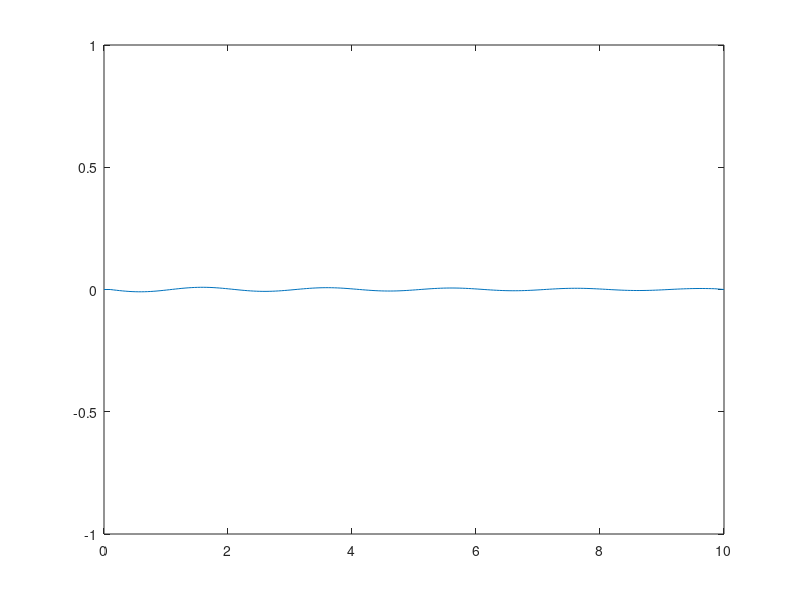

This figure's MATLAB source:
%% Some initial stuff
clear, clc, close all
%% Constants
L = 10;   % Domain length
dx = 0.05; % grid granularity
nx = fix(L/dx); % number of points
x = linspace(0, L, nx);

T = 30; % total time

CFL = 1;
c = 1;
dt = CFL*dx/c;

K = 0.1; % dampening constant
%% Domain
h = zeros(nx, 1); % represents field
h_prev = h;
h_next = h;

%% Initial condition
% h(1:3) = [0.1 0.2 0.1];
%% Actual simulation
t=0;
while(t < T)
    % Boundary condition (Reflecting boundary condition)
    h([1 nx])=0;
    
%     % Absorbing boundary condition
%     h_next(1)=h(2) + (CFL-1)/(CFL+1)*(h_next(2)-h(1));
%     h_next(nx)=h(nx-1) + (CFL-1)/(CFL+1)*(h_next(nx-1)-h(nx));
    
    t = t+dt; % stepping time
    h_prev = h;
    h = h_next;
    
    % Source
    if(t < 10)
        h(1) = dt^2*30*sin(30*pi*t/T);
    end
    
    for i=2:nx-1
        % without dampening
        % h_next(i) = 2*h(i)- h_prev(i) + CFL^2*(h(i+1)-2*h(i)+h(i-1));
        
        % with dampening
        h_next(i) = 1/(1+K*dt)*(2*h(i)-h_prev(i) + K*dt*h_prev(i) + CFL^2*(h(i+1)-2*h(i)+h(i-1)));
    end

    plot(x, h);
    xlim([0, L]);
    ylim([-1, 1]);
    pause(0.01);
    
end